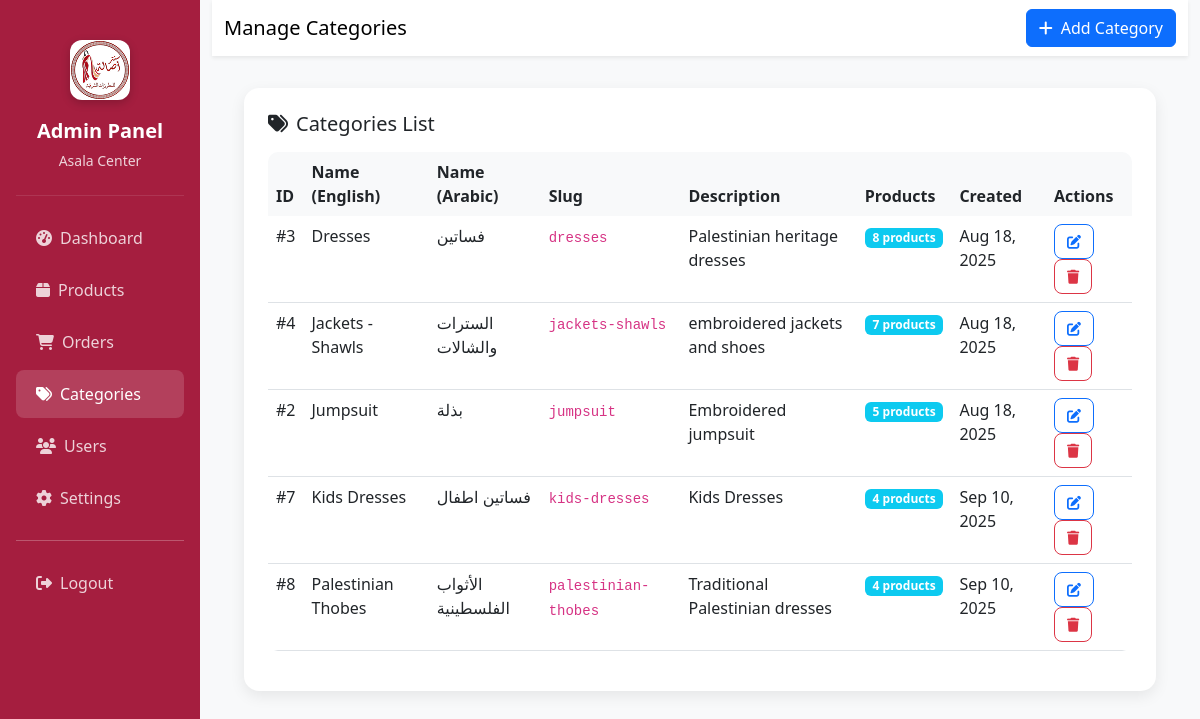
The app's page /categories.php (signed in) with its own data.
### tables this page shows
CREATE TABLE `categories` (
  `id` int(11) NOT NULL,
  `name` varchar(100) NOT NULL,
  `name_ar` varchar(255) DEFAULT NULL,
  `slug` varchar(100) NOT NULL,
  `description` text DEFAULT NULL,
  `description_ar` text DEFAULT NULL,
  `created_at` timestamp NOT NULL DEFAULT current_timestamp()
);

### database.php (called while the page is built, shortened)
<?php
class Database {
    private static $instance = null;
    private $connection;
    private function __construct() {
        try {
            $dsn = "mysql:host=" . DB_HOST . ";dbname=" . DB_NAME . ";charset=utf8mb4";
            $this->connection = new PDO($dsn, DB_USER, DB_PASS, [
                PDO::ATTR_ERRMODE => PDO::ERRMODE_EXCEPTION,
                PDO::ATTR_DEFAULT_FETCH_MODE => PDO::FETCH_ASSOC,
                PDO::ATTR_EMULATE_PREPARES => false
            ]);
        } catch (PDOException $e) {
            die("Database connection failed: " . $e->getMessage());
        }
    }
    public static function getInstance() {
        if (self::$instance === null) {
            self::$instance = new self();
        }
        return self::$instance;
    }
    public function query($sql, $params = []) {
        try {
            $stmt = $this->connection->prepare($sql);
            $stmt->execute($params);
            return $stmt;
        } catch (PDOException $e) {
            throw new Exception("Query failed: " . $e->getMessage());
        }
    }
}
?>

### categories.php (the view, shortened to what this page needs)
<?php
require_once '../config/database.php';
try {
    $db = Database::getInstance();
    $stmt = $db->query("
        SELECT c.*, COUNT(p.id) as product_count
        FROM categories c
        LEFT JOIN products p ON c.id = p.category_id
        GROUP BY c.id
        ORDER BY c.name ASC
    ");
    $categories = $stmt->fetchAll();
} catch (Exception $e) {
    $_SESSION['error_message'] = 'Database error: ' . $e->getMessage();
    header('Location: categories.php');
    exit;
}
?>
<!DOCTYPE html>
<html lang="en">
<head>
    <link href="https://cdn.jsdelivr.net/npm/bootstrap@5.3.0/dist/css/bootstrap.min.css" rel="stylesheet">
    <link rel="stylesheet" href="https://cdnjs.cloudflare.com/ajax/libs/font-awesome/6.4.0/css/all.min.css">
</head>
<body>
    <div class="container-fluid">
        <div class="row">
            <div class="col-md-3 col-lg-2 px-0">
                <div class="sidebar p-3">
                    <div class="sidebar-header">
                        <div class="sidebar-logo">
                            <img src="../assets/images/logo.png" alt="Asala Center" onerror="this.style.display='none'; this.parentNode.innerHTML='<div style=\'width:100%;height:100%;background:#A51E3F;border-radius:12px;display:flex;align-items:center;justify-content:center;color:white;font-weight:600;font-size:1.2rem;\'>AC</div>'">
                        </div>
                        <div class="sidebar-title">Admin Panel</div>
                        <div class="sidebar-subtitle">Asala Center</div>
                    </div>
                    <nav class="nav flex-column">
                        <a class="nav-link" href="index.php">
                            <i class="fas fa-tachometer-alt me-2"></i>Dashboard
                        </a>
                        <a class="nav-link" href="products.php">
                            <i class="fas fa-box me-2"></i>Products
                        </a>
                        <a class="nav-link" href="orders.php">
                            <i class="fas fa-shopping-cart me-2"></i>Orders
                        </a>
                        <a class="nav-link active" href="categories.php">
                            <i class="fas fa-tags me-2"></i>Categories
                        </a>
                        <a class="nav-link" href="users.php">
                            <i class="fas fa-users me-2"></i>Users
                        </a>
                        <a class="nav-link" href="settings.php">
                            <i class="fas fa-cog me-2"></i>Settings
                        </a>
                        <hr class="my-3">
                        <a class="nav-link" href="logout.php">
                            <i class="fas fa-sign-out-alt me-2"></i>Logout
                        </a>
                    </nav>
                </div>
            </div>
            <div class="col-md-9 col-lg-10">
                <nav class="navbar navbar-expand-lg navbar-light bg-white shadow-sm">
                    <div class="container-fluid">
                        <span class="navbar-brand">Manage Categories</span>
                        <div class="navbar-nav ms-auto">
                            <button class="btn btn-primary" data-bs-toggle="modal" data-bs-target="#addCategoryModal">
                                <i class="fas fa-plus me-2"></i>Add Category
                            </button>
                        </div>
                    </div>
                </nav>
                <div class="main-content">
                    <div class="content-card">
                        <h5 class="mb-3">
                            <i class="fas fa-tags me-2"></i>Categories List
                        </h5>
                        <div class="table-responsive">
                            <table class="table table-hover">
                                <thead>
                                    <tr>
                                        <th>ID</th>
                                        <th>Name (English)</th>
                                        <th>Name (Arabic)</th>
                                        <th>Slug</th>
                                        <th>Description</th>
                                        <th>Products</th>
                                        <th>Created</th>
                                        <th>Actions</th>
                                    </tr>
                                </thead>
                                <tbody>
                                    <?php if (empty($categories)): ?>
                                        <tr>
                                            <td colspan="8" class="text-center py-4">
                                                <i class="fas fa-tags fa-2x text-muted mb-2"></i>
                                                <p class="text-muted">No categories found</p>
                                            </td>
                                        </tr>
                                    <?php else: ?>
                                        <?php foreach ($categories as $category): ?>
                                            <tr>
                                                <td>#<?= $category['id'] ?></td>
                                                <td><?= htmlspecialchars($category['name']) ?></td>
                                                <td><?= htmlspecialchars($category['name_ar'] ?? '') ?></td>
                                                <td><code><?= htmlspecialchars($category['slug']) ?></code></td>
                                                <td><?= htmlspecialchars($category['description'] ?? 'No description') ?></td>
                                                <td>
                                                    <span class="badge bg-info"><?= $category['product_count'] ?> products</span>
                                                </td>
                                                <td><?= date('M d, Y', strtotime($category['created_at'])) ?></td>
                                                <td>
                                                    <button class="btn btn-sm btn-outline-primary" onclick="editCategory(<?= htmlspecialchars(json_encode($category)) ?>)">
                                                        <i class="fas fa-edit"></i>
                                                    </button>
                                                    <button class="btn btn-sm btn-outline-danger" onclick="deleteCategory(<?= $category['id'] ?>, '<?= htmlspecialchars($category['name']) ?>', <?= $category['product_count'] ?>)">
                                                        <i class="fas fa-trash"></i>
                                                    </button>
                                                </td>
                                            </tr>
                                        <?php endforeach; ?>
                                    <?php endif; ?>
                                </tbody>
                            </table>
                        </div>
                    </div>
                </div>
            </div>
        </div>
    </div>
</body>
</html>

### categories.php (style rules this page uses)
body { background-color: #f8f9fa; }
.sidebar { background: #A51E3F; min-height: 100vh; color: white; }
.sidebar .nav-link { color: rgba(255,255,255,0.8); padding: 12px 20px; border-radius: 8px; margin: 2px 0; transition: all 0.3s ease; }
.sidebar .nav-link:hover, .sidebar .nav-link.active { color: white; background: rgba(255,255,255,0.15); }
.sidebar-header { text-align: center; padding: 1.5rem 1rem; border-bottom: 1px solid rgba(255,255,255,0.1); margin-bottom: 1rem; }
.sidebar-logo { width: 60px; height: 60px; margin: 0 auto 1rem; border-radius: 12px; overflow: hidden; box-shadow: 0 3px 10px rgba(0,0,0,0.2); background: white; display: flex; align-items: center; justify-content: center; }
.sidebar-logo img { width: 100%; height: 100%; object-fit: cover; }
.sidebar-title { font-size: 1.25rem; font-weight: 600; margin-bottom: 0.25rem; }
.sidebar-subtitle { font-size: 0.875rem; opacity: 0.8; }
.main-content { padding: 2rem; }
.content-card { background: white; border-radius: 15px; padding: 1.5rem; box-shadow: 0 5px 15px rgba(0,0,0,0.08); margin-bottom: 1.5rem; }
.table { border-radius: 10px; overflow: hidden; }
.table th { background: #f8f9fa; border: none; font-weight: 600; }
.btn-sm { border-radius: 8px; padding: 0.375rem 0.75rem; }

### records on screen
categories: id "3", name "Dresses", name_ar "فساتين", slug "dresses", description "Palestinian heritage dresses", product_count "8", created_at "Aug 18, 2025"
categories: id "4", name "Jackets - Shawls", name_ar "السترات والشالات", slug "jackets-shawls", description "embroidered jackets and shoes", product_count "7", created_at "Aug 18, 2025"
categories: id "2", name "Jumpsuit", name_ar "بذلة", slug "jumpsuit", description "Embroidered jumpsuit", product_count "5", created_at "Aug 18, 2025"
categories: id "7", name "Kids Dresses", name_ar "فساتين اطفال", slug "kids-dresses", description "Kids Dresses", product_count "4", created_at "Sep 10, 2025"
categories: id "8", name "Palestinian Thobes", name_ar "الأثواب الفلسطينية", slug "palestinian-thobes", description "Traditional Palestinian dresses", product_count "4", created_at "Sep 10, 2025"
